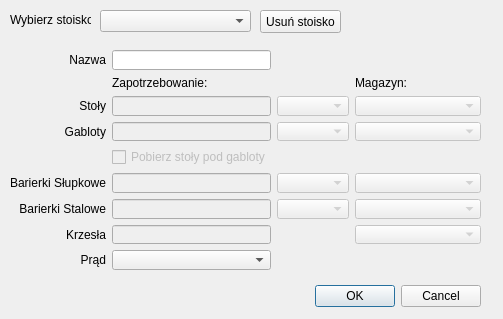
<?xml version="1.0" encoding="UTF-8"?>
<ui version="4.0">
 <class>edycjastoisk</class>
 <widget class="QDialog" name="edycjastoisk">
  <property name="geometry">
   <rect>
    <x>0</x>
    <y>0</y>
    <width>503</width>
    <height>319</height>
   </rect>
  </property>
  <property name="windowTitle">
   <string>Dialog</string>
  </property>
  <widget class="QDialogButtonBox" name="buttonBox">
   <property name="geometry">
    <rect>
     <x>140</x>
     <y>280</y>
     <width>341</width>
     <height>32</height>
    </rect>
   </property>
   <property name="orientation">
    <enum>Qt::Horizontal</enum>
   </property>
   <property name="standardButtons">
    <set>QDialogButtonBox::Cancel|QDialogButtonBox::Ok</set>
   </property>
  </widget>
  <widget class="QComboBox" name="wybor">
   <property name="geometry">
    <rect>
     <x>100</x>
     <y>10</y>
     <width>151</width>
     <height>22</height>
    </rect>
   </property>
  </widget>
  <widget class="QPushButton" name="usun">
   <property name="geometry">
    <rect>
     <x>260</x>
     <y>10</y>
     <width>81</width>
     <height>23</height>
    </rect>
   </property>
   <property name="text">
    <string>Usuń stoisko</string>
   </property>
  </widget>
  <widget class="QLabel" name="label_10">
   <property name="geometry">
    <rect>
     <x>10</x>
     <y>10</y>
     <width>81</width>
     <height>20</height>
    </rect>
   </property>
   <property name="text">
    <string>Wybierz stoisko:</string>
   </property>
  </widget>
  <widget class="QWidget" name="layoutWidget">
   <property name="geometry">
    <rect>
     <x>10</x>
     <y>50</y>
     <width>471</width>
     <height>220</height>
    </rect>
   </property>
   <layout class="QGridLayout" name="gridLayout">
    <item row="5" column="0">
     <widget class="QLabel" name="label_4">
      <property name="text">
       <string>Barierki Słupkowe</string>
      </property>
      <property name="alignment">
       <set>Qt::AlignRight|Qt::AlignTrailing|Qt::AlignVCenter</set>
      </property>
     </widget>
    </item>
    <item row="5" column="2">
     <widget class="QComboBox" name="jednbarierslupkowych">
      <property name="enabled">
       <bool>false</bool>
      </property>
     </widget>
    </item>
    <item row="2" column="1">
     <widget class="QLineEdit" name="Stoly">
      <property name="enabled">
       <bool>false</bool>
      </property>
     </widget>
    </item>
    <item row="6" column="0">
     <widget class="QLabel" name="label_5">
      <property name="text">
       <string>Barierki Stalowe</string>
      </property>
      <property name="alignment">
       <set>Qt::AlignRight|Qt::AlignTrailing|Qt::AlignVCenter</set>
      </property>
     </widget>
    </item>
    <item row="1" column="1">
     <widget class="QLabel" name="label_9">
      <property name="text">
       <string>Zapotrzebowanie:</string>
      </property>
      <property name="alignment">
       <set>Qt::AlignLeading|Qt::AlignLeft|Qt::AlignVCenter</set>
      </property>
     </widget>
    </item>
    <item row="2" column="0">
     <widget class="QLabel" name="label_2">
      <property name="text">
       <string>Stoły</string>
      </property>
      <property name="alignment">
       <set>Qt::AlignRight|Qt::AlignTrailing|Qt::AlignVCenter</set>
      </property>
     </widget>
    </item>
    <item row="2" column="2">
     <widget class="QComboBox" name="jednstolow">
      <property name="enabled">
       <bool>false</bool>
      </property>
     </widget>
    </item>
    <item row="3" column="2">
     <widget class="QComboBox" name="jedngablot">
      <property name="enabled">
       <bool>false</bool>
      </property>
     </widget>
    </item>
    <item row="3" column="0">
     <widget class="QLabel" name="label_3">
      <property name="text">
       <string>Gabloty</string>
      </property>
      <property name="alignment">
       <set>Qt::AlignRight|Qt::AlignTrailing|Qt::AlignVCenter</set>
      </property>
     </widget>
    </item>
    <item row="8" column="0">
     <widget class="QLabel" name="label_7">
      <property name="text">
       <string>Prąd</string>
      </property>
      <property name="alignment">
       <set>Qt::AlignRight|Qt::AlignTrailing|Qt::AlignVCenter</set>
      </property>
     </widget>
    </item>
    <item row="7" column="1">
     <widget class="QLineEdit" name="Krzesla">
      <property name="enabled">
       <bool>false</bool>
      </property>
     </widget>
    </item>
    <item row="3" column="1">
     <widget class="QLineEdit" name="Gabloty">
      <property name="enabled">
       <bool>false</bool>
      </property>
     </widget>
    </item>
    <item row="7" column="0">
     <widget class="QLabel" name="label_6">
      <property name="text">
       <string>Krzesła</string>
      </property>
      <property name="alignment">
       <set>Qt::AlignRight|Qt::AlignTrailing|Qt::AlignVCenter</set>
      </property>
     </widget>
    </item>
    <item row="0" column="0">
     <widget class="QLabel" name="label">
      <property name="text">
       <string>Nazwa</string>
      </property>
      <property name="alignment">
       <set>Qt::AlignRight|Qt::AlignTrailing|Qt::AlignVCenter</set>
      </property>
     </widget>
    </item>
    <item row="8" column="1">
     <widget class="QComboBox" name="prad"/>
    </item>
    <item row="0" column="1">
     <widget class="QLineEdit" name="nazwa"/>
    </item>
    <item row="6" column="2">
     <widget class="QComboBox" name="jednbarierstalowych">
      <property name="enabled">
       <bool>false</bool>
      </property>
     </widget>
    </item>
    <item row="6" column="1">
     <widget class="QLineEdit" name="BarierkiStalowe">
      <property name="enabled">
       <bool>false</bool>
      </property>
     </widget>
    </item>
    <item row="4" column="1">
     <widget class="QCheckBox" name="dodatekpodgabloty">
      <property name="enabled">
       <bool>false</bool>
      </property>
      <property name="text">
       <string>Pobierz stoły pod gabloty</string>
      </property>
     </widget>
    </item>
    <item row="5" column="1">
     <widget class="QLineEdit" name="BarierkiSlupkowe">
      <property name="enabled">
       <bool>false</bool>
      </property>
     </widget>
    </item>
    <item row="2" column="3">
     <widget class="QComboBox" name="magazynstoly">
      <property name="enabled">
       <bool>false</bool>
      </property>
      <property name="sizePolicy">
       <sizepolicy hsizetype="Expanding" vsizetype="Fixed">
        <horstretch>0</horstretch>
        <verstretch>0</verstretch>
       </sizepolicy>
      </property>
     </widget>
    </item>
    <item row="1" column="3">
     <widget class="QLabel" name="label_8">
      <property name="text">
       <string>Magazyn:</string>
      </property>
      <property name="alignment">
       <set>Qt::AlignLeading|Qt::AlignLeft|Qt::AlignVCenter</set>
      </property>
     </widget>
    </item>
    <item row="7" column="3">
     <widget class="QComboBox" name="magazynkrzesla">
      <property name="enabled">
       <bool>false</bool>
      </property>
     </widget>
    </item>
    <item row="6" column="3">
     <widget class="QComboBox" name="magazynbarierkistalowe">
      <property name="enabled">
       <bool>false</bool>
      </property>
     </widget>
    </item>
    <item row="5" column="3">
     <widget class="QComboBox" name="magazynbarierkislupkowe">
      <property name="enabled">
       <bool>false</bool>
      </property>
     </widget>
    </item>
    <item row="3" column="3">
     <widget class="QComboBox" name="magazyngabloty">
      <property name="enabled">
       <bool>false</bool>
      </property>
     </widget>
    </item>
   </layout>
  </widget>
 </widget>
 <resources/>
 <connections>
  <connection>
   <sender>buttonBox</sender>
   <signal>accepted()</signal>
   <receiver>edycjastoisk</receiver>
   <slot>accept()</slot>
   <hints>
    <hint type="sourcelabel">
     <x>248</x>
     <y>254</y>
    </hint>
    <hint type="destinationlabel">
     <x>157</x>
     <y>274</y>
    </hint>
   </hints>
  </connection>
  <connection>
   <sender>buttonBox</sender>
   <signal>rejected()</signal>
   <receiver>edycjastoisk</receiver>
   <slot>reject()</slot>
   <hints>
    <hint type="sourcelabel">
     <x>316</x>
     <y>260</y>
    </hint>
    <hint type="destinationlabel">
     <x>286</x>
     <y>274</y>
    </hint>
   </hints>
  </connection>
 </connections>
</ui>
